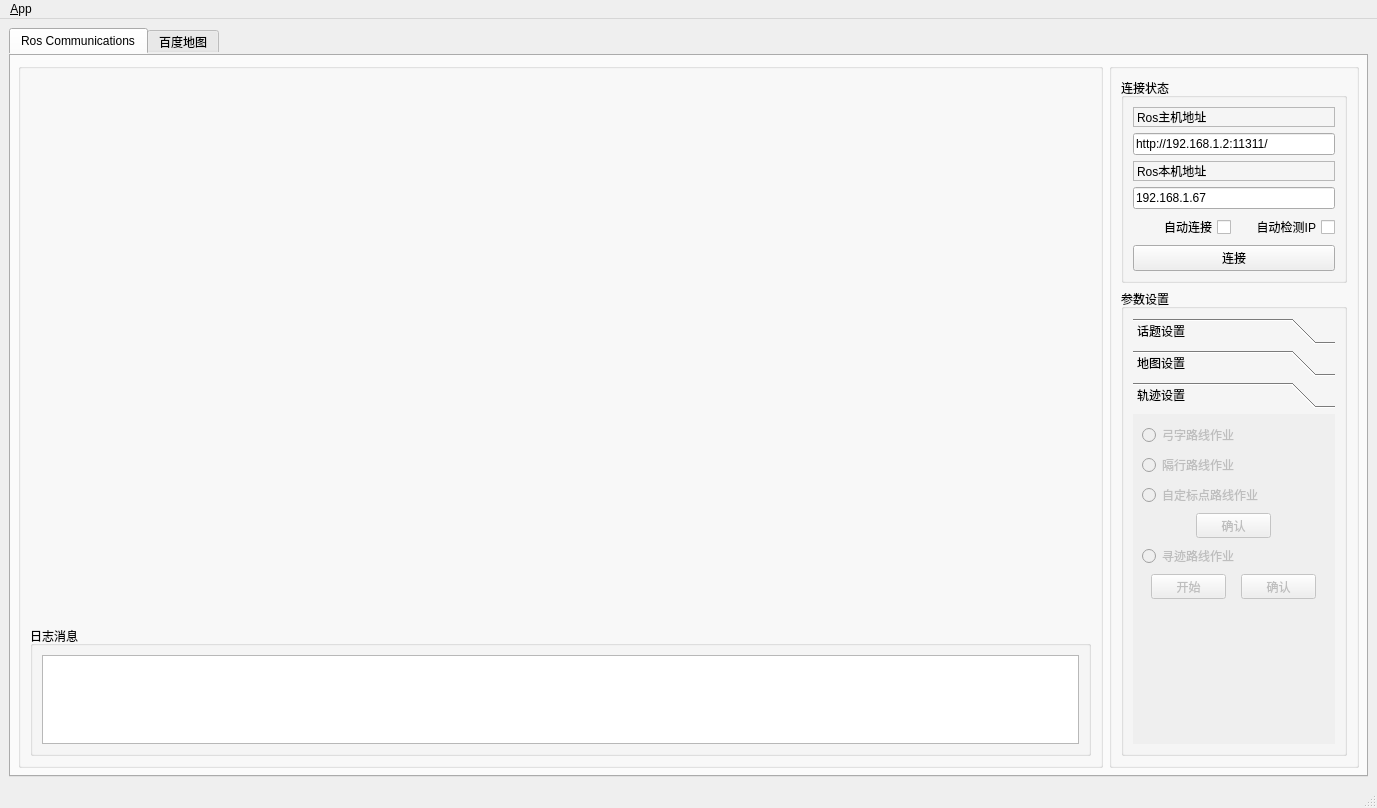
<?xml version="1.0" encoding="UTF-8"?>
<ui version="4.0">
 <class>MainWindowDesign</class>
 <widget class="QMainWindow" name="MainWindowDesign">
  <property name="geometry">
   <rect>
    <x>0</x>
    <y>0</y>
    <width>1377</width>
    <height>808</height>
   </rect>
  </property>
  <property name="sizePolicy">
   <sizepolicy hsizetype="Expanding" vsizetype="Preferred">
    <horstretch>0</horstretch>
    <verstretch>0</verstretch>
   </sizepolicy>
  </property>
  <property name="minimumSize">
   <size>
    <width>600</width>
    <height>400</height>
   </size>
  </property>
  <property name="windowTitle">
   <string>QRosApp</string>
  </property>
  <property name="windowIcon">
   <iconset resource="../resources/images.qrc">
    <normaloff>:/images/icon.png</normaloff>:/images/icon.png</iconset>
  </property>
  <property name="locale">
   <locale language="English" country="Australia"/>
  </property>
  <widget class="QWidget" name="centralwidget">
   <layout class="QHBoxLayout" name="horizontalLayout_4">
    <item>
     <widget class="QTabWidget" name="tab_manager">
      <property name="minimumSize">
       <size>
        <width>0</width>
        <height>0</height>
       </size>
      </property>
      <property name="styleSheet">
       <string notr="true">QTabWidget{border:none}</string>
      </property>
      <property name="locale">
       <locale language="English" country="Australia"/>
      </property>
      <property name="currentIndex">
       <number>0</number>
      </property>
      <widget class="QWidget" name="tab_status">
       <attribute name="title">
        <string>Ros Communications</string>
       </attribute>
       <layout class="QGridLayout" name="gridLayout_6">
        <item row="0" column="0">
         <widget class="QGroupBox" name="groupBox_4">
          <property name="sizePolicy">
           <sizepolicy hsizetype="Preferred" vsizetype="Preferred">
            <horstretch>0</horstretch>
            <verstretch>0</verstretch>
           </sizepolicy>
          </property>
          <layout class="QGridLayout" name="gridLayout_7">
           <item row="0" column="0">
            <widget class="QWidget" name="widget_3" native="true">
             <property name="sizePolicy">
              <sizepolicy hsizetype="Preferred" vsizetype="Preferred">
               <horstretch>0</horstretch>
               <verstretch>0</verstretch>
              </sizepolicy>
             </property>
             <property name="minimumSize">
              <size>
               <width>0</width>
               <height>0</height>
              </size>
             </property>
             <property name="maximumSize">
              <size>
               <width>16777215</width>
               <height>16777215</height>
              </size>
             </property>
             <widget class="QLabel" name="label_map">
              <property name="geometry">
               <rect>
                <x>0</x>
                <y>0</y>
                <width>16</width>
                <height>17</height>
               </rect>
              </property>
              <property name="sizePolicy">
               <sizepolicy hsizetype="Preferred" vsizetype="Preferred">
                <horstretch>0</horstretch>
                <verstretch>0</verstretch>
               </sizepolicy>
              </property>
              <property name="maximumSize">
               <size>
                <width>16777215</width>
                <height>16777215</height>
               </size>
              </property>
              <property name="text">
               <string/>
              </property>
              <property name="scaledContents">
               <bool>false</bool>
              </property>
             </widget>
            </widget>
           </item>
           <item row="1" column="0">
            <widget class="QGroupBox" name="groupBox_12">
             <property name="sizePolicy">
              <sizepolicy hsizetype="Preferred" vsizetype="Preferred">
               <horstretch>0</horstretch>
               <verstretch>0</verstretch>
              </sizepolicy>
             </property>
             <property name="maximumSize">
              <size>
               <width>16777215</width>
               <height>130</height>
              </size>
             </property>
             <property name="title">
              <string>日志消息</string>
             </property>
             <layout class="QVBoxLayout" name="verticalLayout_6">
              <item>
               <widget class="QListView" name="view_logging">
                <property name="sizePolicy">
                 <sizepolicy hsizetype="Preferred" vsizetype="Preferred">
                  <horstretch>0</horstretch>
                  <verstretch>0</verstretch>
                 </sizepolicy>
                </property>
                <property name="maximumSize">
                 <size>
                  <width>16777215</width>
                  <height>150</height>
                 </size>
                </property>
               </widget>
              </item>
             </layout>
            </widget>
           </item>
          </layout>
         </widget>
        </item>
        <item row="0" column="1">
         <widget class="QGroupBox" name="groupBoxset">
          <property name="maximumSize">
           <size>
            <width>250</width>
            <height>16777215</height>
           </size>
          </property>
          <layout class="QVBoxLayout" name="verticalLayout">
           <item>
            <widget class="QGroupBox" name="groupBox_2">
             <property name="maximumSize">
              <size>
               <width>250</width>
               <height>250</height>
              </size>
             </property>
             <property name="title">
              <string>连接状态</string>
             </property>
             <layout class="QGridLayout" name="gridLayout">
              <item row="0" column="0">
               <widget class="QLabel" name="label">
                <property name="maximumSize">
                 <size>
                  <width>16777215</width>
                  <height>25</height>
                 </size>
                </property>
                <property name="frameShape">
                 <enum>QFrame::StyledPanel</enum>
                </property>
                <property name="frameShadow">
                 <enum>QFrame::Raised</enum>
                </property>
                <property name="text">
                 <string>&lt;html&gt;&lt;head/&gt;&lt;body&gt;&lt;p&gt;Ros主机地址&lt;/p&gt;&lt;/body&gt;&lt;/html&gt;</string>
                </property>
               </widget>
              </item>
              <item row="1" column="0">
               <widget class="QLineEdit" name="line_edit_master">
                <property name="text">
                 <string>http://192.168.1.2:11311/</string>
                </property>
               </widget>
              </item>
              <item row="2" column="0">
               <widget class="QLabel" name="label_2">
                <property name="maximumSize">
                 <size>
                  <width>16777215</width>
                  <height>25</height>
                 </size>
                </property>
                <property name="frameShape">
                 <enum>QFrame::StyledPanel</enum>
                </property>
                <property name="frameShadow">
                 <enum>QFrame::Raised</enum>
                </property>
                <property name="text">
                 <string>&lt;html&gt;&lt;head/&gt;&lt;body&gt;&lt;p&gt;Ros本机地址&lt;/p&gt;&lt;/body&gt;&lt;/html&gt;</string>
                </property>
               </widget>
              </item>
              <item row="3" column="0">
               <widget class="QLineEdit" name="line_edit_host">
                <property name="text">
                 <string>192.168.1.67</string>
                </property>
               </widget>
              </item>
              <item row="4" column="0">
               <layout class="QHBoxLayout" name="horizontalLayout">
                <item>
                 <widget class="QCheckBox" name="checkbox_remember_settings">
                  <property name="layoutDirection">
                   <enum>Qt::RightToLeft</enum>
                  </property>
                  <property name="text">
                   <string>自动连接</string>
                  </property>
                 </widget>
                </item>
                <item>
                 <widget class="QCheckBox" name="checkbox_use_autoip">
                  <property name="layoutDirection">
                   <enum>Qt::RightToLeft</enum>
                  </property>
                  <property name="text">
                   <string>自动检测IP</string>
                  </property>
                 </widget>
                </item>
               </layout>
              </item>
              <item row="5" column="0">
               <widget class="QPushButton" name="button_connect">
                <property name="enabled">
                 <bool>true</bool>
                </property>
                <property name="sizePolicy">
                 <sizepolicy hsizetype="MinimumExpanding" vsizetype="Fixed">
                  <horstretch>0</horstretch>
                  <verstretch>0</verstretch>
                 </sizepolicy>
                </property>
                <property name="toolTip">
                 <string/>
                </property>
                <property name="statusTip">
                 <string/>
                </property>
                <property name="layoutDirection">
                 <enum>Qt::LeftToRight</enum>
                </property>
                <property name="text">
                 <string>连接</string>
                </property>
               </widget>
              </item>
             </layout>
            </widget>
           </item>
           <item>
            <widget class="QGroupBox" name="groupBox">
             <property name="maximumSize">
              <size>
               <width>250</width>
               <height>16777215</height>
              </size>
             </property>
             <property name="title">
              <string>参数设置</string>
             </property>
             <layout class="QGridLayout" name="gridLayout_2">
              <item row="0" column="0">
               <widget class="QToolBox" name="toolBox">
                <property name="maximumSize">
                 <size>
                  <width>250</width>
                  <height>16777215</height>
                 </size>
                </property>
                <property name="focusPolicy">
                 <enum>Qt::NoFocus</enum>
                </property>
                <property name="currentIndex">
                 <number>2</number>
                </property>
                <widget class="QWidget" name="topic_set">
                 <property name="geometry">
                  <rect>
                   <x>0</x>
                   <y>0</y>
                   <width>202</width>
                   <height>252</height>
                  </rect>
                 </property>
                 <property name="maximumSize">
                  <size>
                   <width>250</width>
                   <height>16777215</height>
                  </size>
                 </property>
                 <attribute name="label">
                  <string>话题设置</string>
                 </attribute>
                 <layout class="QVBoxLayout" name="verticalLayout_2">
                  <item>
                   <widget class="QLabel" name="label_3">
                    <property name="maximumSize">
                     <size>
                      <width>16777215</width>
                      <height>25</height>
                     </size>
                    </property>
                    <property name="text">
                     <string>车辆位置话题：</string>
                    </property>
                   </widget>
                  </item>
                  <item>
                   <widget class="QLineEdit" name="lineEdit_pose_topic">
                    <property name="text">
                     <string>pub_mid_pos</string>
                    </property>
                   </widget>
                  </item>
                  <item>
                   <widget class="QLabel" name="label_4">
                    <property name="maximumSize">
                     <size>
                      <width>16777215</width>
                      <height>25</height>
                     </size>
                    </property>
                    <property name="text">
                     <string>地图参数话题：</string>
                    </property>
                   </widget>
                  </item>
                  <item>
                   <widget class="QLineEdit" name="lineEdit_mapset_topic">
                    <property name="maximumSize">
                     <size>
                      <width>16777215</width>
                      <height>25</height>
                     </size>
                    </property>
                    <property name="text">
                     <string>map_set</string>
                    </property>
                   </widget>
                  </item>
                  <item>
                   <spacer name="verticalSpacer">
                    <property name="orientation">
                     <enum>Qt::Vertical</enum>
                    </property>
                    <property name="sizeHint" stdset="0">
                     <size>
                      <width>58</width>
                      <height>1</height>
                     </size>
                    </property>
                   </spacer>
                  </item>
                 </layout>
                </widget>
                <widget class="QWidget" name="map_set">
                 <property name="enabled">
                  <bool>false</bool>
                 </property>
                 <property name="geometry">
                  <rect>
                   <x>0</x>
                   <y>0</y>
                   <width>202</width>
                   <height>252</height>
                  </rect>
                 </property>
                 <property name="maximumSize">
                  <size>
                   <width>250</width>
                   <height>16777215</height>
                  </size>
                 </property>
                 <attribute name="label">
                  <string>地图设置</string>
                 </attribute>
                 <layout class="QVBoxLayout" name="verticalLayout_3">
                  <item>
                   <layout class="QGridLayout" name="gridLayout_4">
                    <property name="horizontalSpacing">
                     <number>0</number>
                    </property>
                    <property name="verticalSpacing">
                     <number>6</number>
                    </property>
                    <item row="0" column="0">
                     <widget class="QLabel" name="label_5">
                      <property name="text">
                       <string>长(m)：</string>
                      </property>
                     </widget>
                    </item>
                    <item row="1" column="0">
                     <widget class="QLabel" name="label_6">
                      <property name="text">
                       <string>&lt;html&gt;&lt;head/&gt;&lt;body&gt;&lt;p&gt;宽(m)：&lt;/p&gt;&lt;/body&gt;&lt;/html&gt;</string>
                      </property>
                     </widget>
                    </item>
                    <item row="2" column="0" colspan="2">
                     <widget class="QLabel" name="label_7">
                      <property name="text">
                       <string>&lt;html&gt;&lt;head/&gt;&lt;body&gt;&lt;p&gt;垄距(m)：&lt;/p&gt;&lt;/body&gt;&lt;/html&gt;</string>
                      </property>
                     </widget>
                    </item>
                    <item row="2" column="2">
                     <widget class="QLineEdit" name="lineEdit_set_lane"/>
                    </item>
                    <item row="0" column="1" colspan="2">
                     <widget class="QLineEdit" name="lineEdit_set_length"/>
                    </item>
                    <item row="1" column="1" colspan="2">
                     <widget class="QLineEdit" name="lineEdit_set_width"/>
                    </item>
                   </layout>
                  </item>
                  <item>
                   <widget class="QPushButton" name="button_set_startP">
                    <property name="maximumSize">
                     <size>
                      <width>16777215</width>
                      <height>35</height>
                     </size>
                    </property>
                    <property name="text">
                     <string>确认出发起点</string>
                    </property>
                   </widget>
                  </item>
                  <item>
                   <spacer name="verticalSpacer_2">
                    <property name="orientation">
                     <enum>Qt::Vertical</enum>
                    </property>
                    <property name="sizeHint" stdset="0">
                     <size>
                      <width>40</width>
                      <height>1</height>
                     </size>
                    </property>
                   </spacer>
                  </item>
                 </layout>
                </widget>
                <widget class="QWidget" name="route_set">
                 <property name="enabled">
                  <bool>false</bool>
                 </property>
                 <property name="geometry">
                  <rect>
                   <x>0</x>
                   <y>0</y>
                   <width>202</width>
                   <height>252</height>
                  </rect>
                 </property>
                 <property name="maximumSize">
                  <size>
                   <width>250</width>
                   <height>16777215</height>
                  </size>
                 </property>
                 <attribute name="label">
                  <string>轨迹设置</string>
                 </attribute>
                 <layout class="QVBoxLayout" name="verticalLayout_7">
                  <item>
                   <widget class="QRadioButton" name="radioButton_plan1">
                    <property name="text">
                     <string>弓字路线作业</string>
                    </property>
                    <property name="checked">
                     <bool>false</bool>
                    </property>
                    <property name="autoExclusive">
                     <bool>true</bool>
                    </property>
                   </widget>
                  </item>
                  <item>
                   <widget class="QRadioButton" name="radioButton_plan2">
                    <property name="text">
                     <string>隔行路线作业</string>
                    </property>
                   </widget>
                  </item>
                  <item>
                   <widget class="QRadioButton" name="radioButton_diy1">
                    <property name="text">
                     <string>自定标点路线作业</string>
                    </property>
                   </widget>
                  </item>
                  <item>
                   <layout class="QHBoxLayout" name="horizontalLayout_3">
                    <property name="spacing">
                     <number>0</number>
                    </property>
                    <item>
                     <widget class="QPushButton" name="button_ok_P">
                      <property name="enabled">
                       <bool>false</bool>
                      </property>
                      <property name="maximumSize">
                       <size>
                        <width>75</width>
                        <height>25</height>
                       </size>
                      </property>
                      <property name="text">
                       <string>确认</string>
                      </property>
                     </widget>
                    </item>
                   </layout>
                  </item>
                  <item>
                   <widget class="QRadioButton" name="radioButton_diy2">
                    <property name="text">
                     <string>寻迹路线作业</string>
                    </property>
                   </widget>
                  </item>
                  <item>
                   <layout class="QHBoxLayout" name="horizontalLayout_5">
                    <item>
                     <widget class="QPushButton" name="button_record">
                      <property name="enabled">
                       <bool>false</bool>
                      </property>
                      <property name="maximumSize">
                       <size>
                        <width>75</width>
                        <height>25</height>
                       </size>
                      </property>
                      <property name="text">
                       <string>开始</string>
                      </property>
                     </widget>
                    </item>
                    <item>
                     <widget class="QPushButton" name="button_ok_record">
                      <property name="enabled">
                       <bool>false</bool>
                      </property>
                      <property name="maximumSize">
                       <size>
                        <width>75</width>
                        <height>25</height>
                       </size>
                      </property>
                      <property name="text">
                       <string>确认</string>
                      </property>
                     </widget>
                    </item>
                   </layout>
                  </item>
                  <item>
                   <spacer name="verticalSpacer_3">
                    <property name="orientation">
                     <enum>Qt::Vertical</enum>
                    </property>
                    <property name="sizeHint" stdset="0">
                     <size>
                      <width>40</width>
                      <height>5</height>
                     </size>
                    </property>
                   </spacer>
                  </item>
                 </layout>
                </widget>
               </widget>
              </item>
             </layout>
            </widget>
           </item>
          </layout>
         </widget>
        </item>
       </layout>
      </widget>
      <widget class="QWidget" name="map_page">
       <attribute name="title">
        <string>百度地图</string>
       </attribute>
       <layout class="QHBoxLayout" name="horizontalLayout_2" stretch="10,0">
        <property name="spacing">
         <number>0</number>
        </property>
        <item>
         <widget class="QWidget" name="widget_map" native="true">
          <property name="enabled">
           <bool>true</bool>
          </property>
          <property name="styleSheet">
           <string notr="true">QWidget{border:black;}</string>
          </property>
          <layout class="QGridLayout" name="gridLayout_3">
           <item row="0" column="1">
            <widget class="QLabel" name="baidumap">
             <property name="text">
              <string/>
             </property>
            </widget>
           </item>
          </layout>
         </widget>
        </item>
        <item>
         <widget class="QScrollArea" name="scrollArea">
          <property name="sizePolicy">
           <sizepolicy hsizetype="Minimum" vsizetype="Minimum">
            <horstretch>0</horstretch>
            <verstretch>0</verstretch>
           </sizepolicy>
          </property>
          <property name="widgetResizable">
           <bool>true</bool>
          </property>
          <widget class="QWidget" name="scrollAreaWidgetContents">
           <property name="geometry">
            <rect>
             <x>0</x>
             <y>0</y>
             <width>336</width>
             <height>691</height>
            </rect>
           </property>
           <layout class="QGridLayout" name="gridLayout_8">
            <item row="13" column="0">
             <widget class="QPushButton" name="sensor_record_button">
              <property name="minimumSize">
               <size>
                <width>0</width>
                <height>40</height>
               </size>
              </property>
              <property name="font">
               <font>
                <pointsize>15</pointsize>
               </font>
              </property>
              <property name="text">
               <string>传感器录制</string>
              </property>
             </widget>
            </item>
            <item row="17" column="0">
             <widget class="QLabel" name="mouse_info_log">
              <property name="sizePolicy">
               <sizepolicy hsizetype="Fixed" vsizetype="Fixed">
                <horstretch>0</horstretch>
                <verstretch>0</verstretch>
               </sizepolicy>
              </property>
              <property name="maximumSize">
               <size>
                <width>16777215</width>
                <height>40</height>
               </size>
              </property>
              <property name="font">
               <font>
                <pointsize>15</pointsize>
               </font>
              </property>
              <property name="text">
               <string> 鼠标所指经度</string>
              </property>
             </widget>
            </item>
            <item row="18" column="0" colspan="3">
             <widget class="QTextBrowser" name="lon_show">
              <property name="sizePolicy">
               <sizepolicy hsizetype="Preferred" vsizetype="Fixed">
                <horstretch>0</horstretch>
                <verstretch>0</verstretch>
               </sizepolicy>
              </property>
              <property name="minimumSize">
               <size>
                <width>0</width>
                <height>0</height>
               </size>
              </property>
              <property name="maximumSize">
               <size>
                <width>16777215</width>
                <height>40</height>
               </size>
              </property>
             </widget>
            </item>
            <item row="5" column="0">
             <widget class="QRadioButton" name="mouse_mark_radio_button">
              <property name="font">
               <font>
                <pointsize>14</pointsize>
               </font>
              </property>
              <property name="text">
               <string>鼠标标定</string>
              </property>
             </widget>
            </item>
            <item row="1" column="0">
             <widget class="QLabel" name="latitude_info">
              <property name="sizePolicy">
               <sizepolicy hsizetype="Fixed" vsizetype="Fixed">
                <horstretch>0</horstretch>
                <verstretch>0</verstretch>
               </sizepolicy>
              </property>
              <property name="minimumSize">
               <size>
                <width>0</width>
                <height>0</height>
               </size>
              </property>
              <property name="maximumSize">
               <size>
                <width>16777215</width>
                <height>16777215</height>
               </size>
              </property>
              <property name="font">
               <font>
                <pointsize>15</pointsize>
               </font>
              </property>
              <property name="text">
               <string>输入纬度</string>
              </property>
             </widget>
            </item>
            <item row="22" column="0">
             <spacer name="verticalSpacer_4">
              <property name="orientation">
               <enum>Qt::Vertical</enum>
              </property>
              <property name="sizeHint" stdset="0">
               <size>
                <width>20</width>
                <height>40</height>
               </size>
              </property>
             </spacer>
            </item>
            <item row="14" column="2">
             <widget class="QPushButton" name="follow_launcher">
              <property name="maximumSize">
               <size>
                <width>16777215</width>
                <height>40</height>
               </size>
              </property>
              <property name="font">
               <font>
                <pointsize>15</pointsize>
               </font>
              </property>
              <property name="text">
               <string>启动跟踪</string>
              </property>
             </widget>
            </item>
            <item row="0" column="2">
             <widget class="QLineEdit" name="longtitude_set">
              <property name="minimumSize">
               <size>
                <width>0</width>
                <height>0</height>
               </size>
              </property>
              <property name="maximumSize">
               <size>
                <width>16777215</width>
                <height>16777215</height>
               </size>
              </property>
              <property name="font">
               <font>
                <pointsize>15</pointsize>
               </font>
              </property>
             </widget>
            </item>
            <item row="21" column="0" colspan="3">
             <widget class="QTextBrowser" name="lat_show">
              <property name="sizePolicy">
               <sizepolicy hsizetype="Preferred" vsizetype="Fixed">
                <horstretch>0</horstretch>
                <verstretch>0</verstretch>
               </sizepolicy>
              </property>
              <property name="maximumSize">
               <size>
                <width>16777215</width>
                <height>40</height>
               </size>
              </property>
             </widget>
            </item>
            <item row="10" column="0">
             <widget class="QPushButton" name="load_map_button">
              <property name="font">
               <font>
                <pointsize>15</pointsize>
               </font>
              </property>
              <property name="text">
               <string>加载地图</string>
              </property>
             </widget>
            </item>
            <item row="10" column="2">
             <widget class="QPushButton" name="route_generate">
              <property name="sizePolicy">
               <sizepolicy hsizetype="Minimum" vsizetype="Fixed">
                <horstretch>0</horstretch>
                <verstretch>0</verstretch>
               </sizepolicy>
              </property>
              <property name="minimumSize">
               <size>
                <width>0</width>
                <height>40</height>
               </size>
              </property>
              <property name="font">
               <font>
                <pointsize>15</pointsize>
               </font>
              </property>
              <property name="text">
               <string>规划生成</string>
              </property>
             </widget>
            </item>
            <item row="3" column="0" colspan="3">
             <widget class="QPushButton" name="locate_button">
              <property name="font">
               <font>
                <pointsize>15</pointsize>
               </font>
              </property>
              <property name="text">
               <string>定位</string>
              </property>
             </widget>
            </item>
            <item row="7" column="2">
             <widget class="QPushButton" name="init_button">
              <property name="minimumSize">
               <size>
                <width>0</width>
                <height>0</height>
               </size>
              </property>
              <property name="font">
               <font>
                <pointsize>15</pointsize>
               </font>
              </property>
              <property name="text">
               <string>确定初始点</string>
              </property>
             </widget>
            </item>
            <item row="7" column="0">
             <widget class="QLabel" name="init_point_set_info">
              <property name="font">
               <font>
                <pointsize>15</pointsize>
               </font>
              </property>
              <property name="layoutDirection">
               <enum>Qt::LeftToRight</enum>
              </property>
              <property name="text">
               <string>初始点设置</string>
              </property>
             </widget>
            </item>
            <item row="4" column="0">
             <widget class="QLabel" name="ridge_set_info">
              <property name="font">
               <font>
                <pointsize>15</pointsize>
               </font>
              </property>
              <property name="text">
               <string>设置垄间距(m)</string>
              </property>
             </widget>
            </item>
            <item row="6" column="0">
             <widget class="QRadioButton" name="gps_mark_radio_button">
              <property name="font">
               <font>
                <pointsize>14</pointsize>
               </font>
              </property>
              <property name="text">
               <string>gps标定</string>
              </property>
             </widget>
            </item>
            <item row="1" column="2">
             <widget class="QLineEdit" name="latitude_set">
              <property name="sizePolicy">
               <sizepolicy hsizetype="Preferred" vsizetype="Preferred">
                <horstretch>0</horstretch>
                <verstretch>0</verstretch>
               </sizepolicy>
              </property>
              <property name="minimumSize">
               <size>
                <width>0</width>
                <height>0</height>
               </size>
              </property>
              <property name="maximumSize">
               <size>
                <width>16777215</width>
                <height>16777215</height>
               </size>
              </property>
              <property name="font">
               <font>
                <pointsize>15</pointsize>
               </font>
              </property>
             </widget>
            </item>
            <item row="19" column="0">
             <widget class="QLabel" name="mouse_info_lat">
              <property name="sizePolicy">
               <sizepolicy hsizetype="Fixed" vsizetype="Fixed">
                <horstretch>0</horstretch>
                <verstretch>0</verstretch>
               </sizepolicy>
              </property>
              <property name="maximumSize">
               <size>
                <width>16777215</width>
                <height>40</height>
               </size>
              </property>
              <property name="font">
               <font>
                <pointsize>15</pointsize>
               </font>
              </property>
              <property name="text">
               <string> 鼠标所指纬度</string>
              </property>
             </widget>
            </item>
            <item row="4" column="2">
             <widget class="QLineEdit" name="ridge_set">
              <property name="sizePolicy">
               <sizepolicy hsizetype="Expanding" vsizetype="Fixed">
                <horstretch>0</horstretch>
                <verstretch>0</verstretch>
               </sizepolicy>
              </property>
              <property name="minimumSize">
               <size>
                <width>0</width>
                <height>0</height>
               </size>
              </property>
              <property name="maximumSize">
               <size>
                <width>16777215</width>
                <height>16777215</height>
               </size>
              </property>
              <property name="font">
               <font>
                <pointsize>15</pointsize>
               </font>
              </property>
             </widget>
            </item>
            <item row="13" column="2">
             <widget class="QPushButton" name="slam_launcher">
              <property name="minimumSize">
               <size>
                <width>0</width>
                <height>40</height>
               </size>
              </property>
              <property name="font">
               <font>
                <pointsize>15</pointsize>
               </font>
              </property>
              <property name="text">
               <string>绘制地图</string>
              </property>
             </widget>
            </item>
            <item row="0" column="0">
             <widget class="QLabel" name="longtitude_info">
              <property name="minimumSize">
               <size>
                <width>0</width>
                <height>0</height>
               </size>
              </property>
              <property name="maximumSize">
               <size>
                <width>16777215</width>
                <height>16777215</height>
               </size>
              </property>
              <property name="font">
               <font>
                <pointsize>15</pointsize>
               </font>
              </property>
              <property name="text">
               <string>输入经度</string>
              </property>
             </widget>
            </item>
            <item row="6" column="2">
             <widget class="QPushButton" name="mark_button">
              <property name="minimumSize">
               <size>
                <width>0</width>
                <height>40</height>
               </size>
              </property>
              <property name="font">
               <font>
                <pointsize>15</pointsize>
               </font>
              </property>
              <property name="text">
               <string>标定该点</string>
              </property>
             </widget>
            </item>
            <item row="14" column="0">
             <widget class="QPushButton" name="plan_launcher">
              <property name="sizePolicy">
               <sizepolicy hsizetype="Minimum" vsizetype="Fixed">
                <horstretch>0</horstretch>
                <verstretch>0</verstretch>
               </sizepolicy>
              </property>
              <property name="maximumSize">
               <size>
                <width>16777215</width>
                <height>40</height>
               </size>
              </property>
              <property name="font">
               <font>
                <pointsize>15</pointsize>
               </font>
              </property>
              <property name="text">
               <string>Gps路径显示</string>
              </property>
             </widget>
            </item>
            <item row="16" column="0" colspan="3">
             <widget class="QPushButton" name="bringup_all">
              <property name="minimumSize">
               <size>
                <width>0</width>
                <height>40</height>
               </size>
              </property>
              <property name="font">
               <font>
                <pointsize>14</pointsize>
               </font>
              </property>
              <property name="text">
               <string>一键启动</string>
              </property>
             </widget>
            </item>
           </layout>
          </widget>
         </widget>
        </item>
       </layout>
      </widget>
     </widget>
    </item>
   </layout>
  </widget>
  <widget class="QMenuBar" name="menubar">
   <property name="geometry">
    <rect>
     <x>0</x>
     <y>0</y>
     <width>1377</width>
     <height>28</height>
    </rect>
   </property>
   <widget class="QMenu" name="menu_File">
    <property name="title">
     <string>&amp;App</string>
    </property>
    <addaction name="action_Preferences"/>
    <addaction name="separator"/>
    <addaction name="actionAbout"/>
    <addaction name="actionAbout_Qt"/>
    <addaction name="separator"/>
    <addaction name="action_Quit"/>
   </widget>
   <addaction name="menu_File"/>
  </widget>
  <widget class="QStatusBar" name="statusbar"/>
  <action name="action_Quit">
   <property name="text">
    <string>&amp;Quit</string>
   </property>
   <property name="shortcut">
    <string>Ctrl+Q</string>
   </property>
   <property name="shortcutContext">
    <enum>Qt::ApplicationShortcut</enum>
   </property>
  </action>
  <action name="action_Preferences">
   <property name="text">
    <string>&amp;Preferences
</string>
   </property>
  </action>
  <action name="actionAbout">
   <property name="text">
    <string>&amp;About</string>
   </property>
  </action>
  <action name="actionAbout_Qt">
   <property name="text">
    <string>About &amp;Qt</string>
   </property>
  </action>
 </widget>
 <resources>
  <include location="../resources/images.qrc"/>
 </resources>
 <connections>
  <connection>
   <sender>action_Quit</sender>
   <signal>triggered()</signal>
   <receiver>MainWindowDesign</receiver>
   <slot>close()</slot>
   <hints>
    <hint type="sourcelabel">
     <x>-1</x>
     <y>-1</y>
    </hint>
    <hint type="destinationlabel">
     <x>399</x>
     <y>299</y>
    </hint>
   </hints>
  </connection>
 </connections>
</ui>
